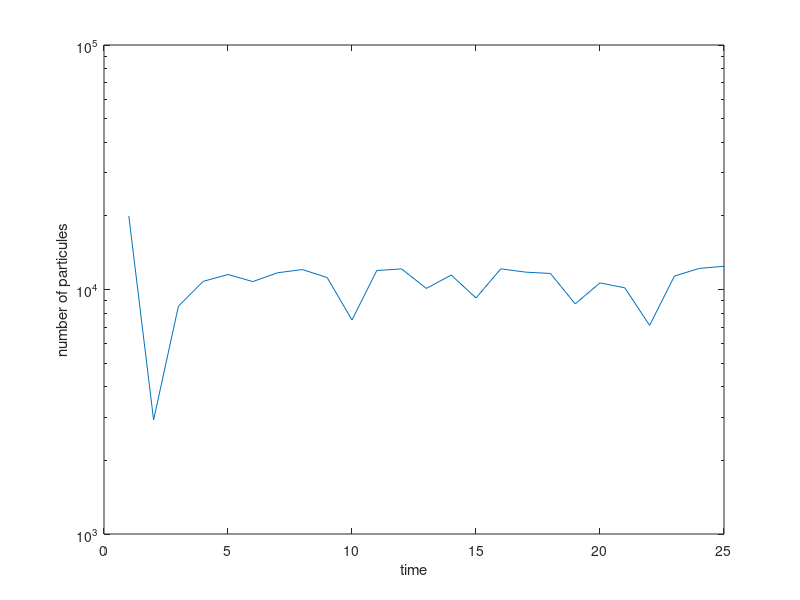
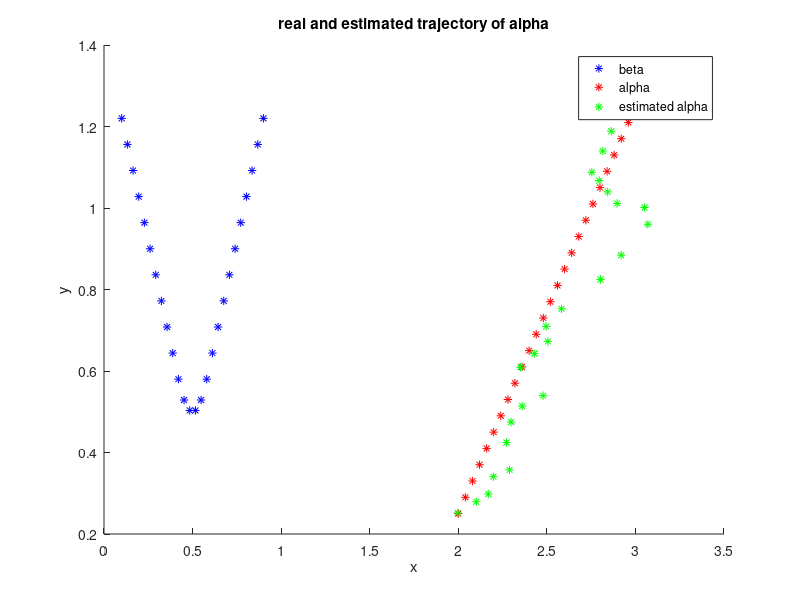

These figures' MATLAB source, in order:
% you need to create folder 'images_q5' in current directory


%   This Matlab script implements a Sequential Monte Carlo (SMC) method for
%   a simple nonlinear dynamical system.
%
%
%   Reference: Computational Methods in Statistics, Anuj Srivastava, August
%   24, 2009, http://stat.fsu.edu/~anuj/pdf/classes/CompStatII10/BOOK.pdf
%   See in particular problem 3 of section 10.5.


% ** Let us define the dynamical system using the following model:
% x_{t+1} = F(x_t) + Gamma u_t
% y_t = G(x_t) + w_t.
% where x_t in R^m, y_t in R^p,


load('data.mat');


T = 1;

t_f = 25;  % final time
d_x = 4;  % dimension of state space;
d_y = 1;  % dimension of output space;
d_u = 2;  % dimension of u;

Fmatrix = [1,0,T,0; 0,1,0,T; 0,0,1,0; 0,0,0,1];
F = @(x) Fmatrix*x;  % choice of the function F for the dynamical system
Gamma = [T^2/2,0; 0,T^2/2; T,0; 0,T];
G = @(x) atan2(x(1),x(2));  % choice of output function G.


sigma_r = sqrt(0.1);
sigma_thet = 0.01;% variance of the noise on the measured bearing angle
sigma_s = sqrt(0.1);
sigma_c = sqrt(0.1);
mu_u = 0;
sigma_u = 0.001;%0.001;
mu_w = 0;




out_noise_pdf = @(w) 1/sqrt((2*pi)^d_y*abs(det(sigma_thet^2))) * exp(-.5*(w-mu_w)'*inv(sigma_thet^2)*(w-mu_w));  % pdf of the output noise w_t


obs_velocity = zeros(2, t_f+1);%last velocity considered equal to second-to-last-velocity
for t=1:t_f
    obs_velocity(:,t) = (observer(:,t+1) - observer(:,t))/T;
end
obs_velocity(:,t_f+1)=obs_velocity(:,t_f);






% *** SEQUENTIAL MONTE CARLO METHOD ***

n = 5000; % sample set size
X = cell(n,t_f +1);   % particles will be stored in X
Xtilde = cell(n,t_f +1);  % to store the predictions

% ** Generate initial sample set {x_0^i,...,x_0^n}


t = 0;
for i = 1:n
    r_ev = r + sigma_r*randn(1,1); % random distance evaluated from the initial distribution
    theta_ev = theta + sigma_thet*randn(1,1);
    s_ev = s + sigma_s*randn(1,1);
    c_ev = c + sigma_c*randn(1,1);
    X{i,t +1} = [r_ev*sin(theta_ev); r_ev*cos(theta_ev); s_ev*sin(c_ev)-obs_velocity(1,1) ; s_ev*cos(c_ev)-obs_velocity(2,1)];
    % we sample from the distribution of x_0
end

% ** Start loop on time:

N=n/3;
Ah = (4/(d_x+2))^(1/(d_x+4));
Hopt = Ah*n^(-1/(d_x+4));
for t = 0:t_f-1
    
    % ** Prediction
    U = [T/2*(obs_velocity(:,t+2)-obs_velocity(:,t+1)); obs_velocity(:,t+2)-obs_velocity(:,t+1)];
    for i = 1:n
        u = mu_u + sigma_u * randn(d_u,1);
        Xtilde{i,t+1 +1} = F(X{i,t +1}) - U + Gamma * u;
    end
    
    
    % ** Correction
    
    y = measurements(t+1 +1);  % y is the true output at time t+1
    
    weights = zeros(1,n);
    for i=1:n
        weights(i) = out_noise_pdf(y-G(Xtilde{i,t+1 +1}));
    end

    weights_tilde = weights / sum(weights);  % make the weights sum to 1
    [dummy,ind_sample] = histc(rand(n,1),[0 cumsum(weights_tilde)]);
    
    % ** post regularisation particle filter
    epsilon = zeros(4,1);
    Neff = 1/sum(weights.^2);
    if Neff<N
        Xtildemat = cell2mat(Xtilde);
        Xpos = Xtildemat(1:4:n*4,t+1);
        Ypos = Xtildemat(2:4:n*4,t+1);
        Xvit = Xtildemat(3:4:n*4,t+1);
        Yvit = Xtildemat(4:4:n*4,t+1);
        
        Xtildemat = [Xpos Ypos Xvit Yvit];
        S = cov(Xtildemat);
        A = S^(0.5);
        Xtildemat = (A\Xtildemat')';
        for i=1:n
           New_Xtilde = inv(A)*Xtilde{i,t+1 +1};
           epsilon = rand(d_x,1);
           right = Hopt*A*epsilon;
           New_Xtilde=New_Xtilde+right;
           Xtilde{i,t+1 +1} = A*New_Xtilde;
        end
    end
    %%%%%%%%%%%%%%%%%%%%%%%%%%%%%%
    
    
    for i=1:n
        X{i,t+1 +1} = Xtilde{ind_sample(i),t+1 +1};
    end
    
end  % for t


%%%%%%%%%%%%%%%%%%%%%%%%%
targ_velocity = zeros(2, t_f+1);%last velocity considered equal to second-to-last velocity
for t=1:t_f
    targ_velocity(:,t) = (target(:,t+1) - target(:,t))/T;
end
targ_velocity(:,t_f+1)=targ_velocity(:,t_f);


Xmat = cell2mat(X);

Xpos = Xmat(1:4:n*4,:);
Ypos = Xmat(2:4:n*4,:);

Xmean = zeros(1,t_f+1); %mean of the n iterations at each time
for i = 1:t_f+1
    Xmean(i) = mean(Xpos(:,i));
end
Ymean = zeros(1,t_f+1);
for i = 1:t_f+1
    Ymean(i) = mean(Ypos(:,i));
end

part_bef_res = cell2mat(Xtilde);
part_aft_res = Xmat;
unique_part_n = zeros(1,t_f);
for k=1:t_f
    A=[part_aft_res(1:4:4*n,k)';part_aft_res(2:4:4*n,k)';part_aft_res(3:4:4*n,k)';part_aft_res(4:4:4*n,k)'];
    [unique_part_n(k), ~]= size(unique(A));
end



figure
title('number of particules as a function of time')
semilogy(1:t_f, unique_part_n)
xlabel('time');
ylabel('number of particules');
saveas(gcf,'images_q5/num_part_on_time.jpg');

figure
title('real and estimated trajectory of alpha');
hold on
plot(observer(1,:), observer(2,:),'*b');
plot(target(1,:), target(2,:),'*r');
plot(observer(1,:)+Xmean, observer(2,:)+Ymean,'*g');
legend('beta','alpha','estimated alpha')
xlabel('x');
ylabel('y');
saveas(gcf,'images_q5/trajectory_of_alpha.jpg');

